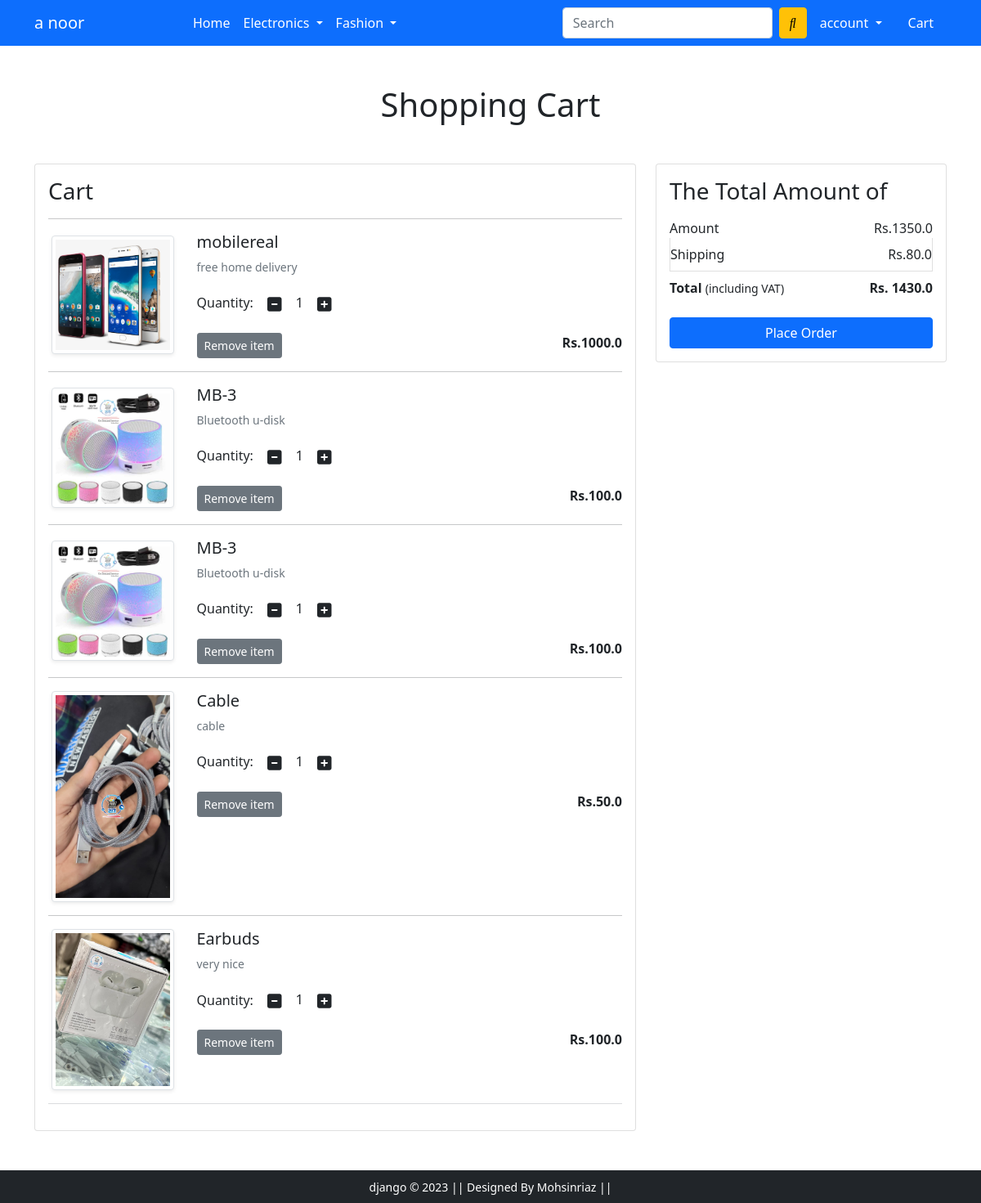
The app's page /cart/ (signed in) with its own data.
### shopping_app/models.py (models this page shows, shortened)
class Cart(models.Model):
    user=models.ForeignKey(User,on_delete=models.CASCADE)
    Product=models.ForeignKey(Product,on_delete=models.CASCADE)
    quantity=models.PositiveIntegerField(default=1)
    def __str__(self):
        return str(self.id)

class Product(models.Model):
    title=models.CharField(max_length=23)
    selling_price=models.CharField(max_length=12)
    discounted_price=models.FloatField()
    description=models.TextField(max_length=200)
    brand=models.CharField(max_length=12)
    category=models.CharField(choices=CATEGORY_CHOICES, max_length=2)
    product_image=models.ImageField(upload_to='productimage')

### shopping_app/views.py (the view)
# urls.py: path('cart/',views.show_cart, name='showcart'),
@login_required
def show_cart(request):
    if request.user.is_authenticated:
        user=request.user
        cart=Cart.objects.filter(user=user)
        print(cart)
        amount=0.0
        shipping_amount=80.0
        total_amount=0.0
        cart_product=[p for p in Cart.objects.all() if p.user==user]
        print(cart_product)
        if cart_product :
            for p in cart_product:
                tempamount=(p.quantity*p.Product.discounted_price )
                amount += tempamount
                totalamount=amount+ shipping_amount
            return render(request, 'app/addtocart.html',{'cart':cart,'totalamount':totalamount,'amount':amount,'shipping_amount':shipping_amount})
        else:
            return render(request,'app/empty.html')

### shopping_app/templates/app/addtocart.html (shortened to what this page needs)
{% extends 'app/base.html' %}
{% load static %}
{% block main-content %}
<div class="container my-5">
 <div class="row">
  <h1 class="text-center mb-5">Shopping Cart</h1>
  <div class="col-sm-8">
  <div class="card">
   <div class="card-body">
    <h3>Cart</h3>
    {% for cart1 in cart %}
     <hr>
    <div class="row">
     <div class="col-sm-3 text-center
     align-self-center"><img src="{{cart1.Product.product_image.url}}" alt="" srcset="" class="img-fluid img-thumbnail shadow-sm" height="150" width="150"> </div>
     <div class="col-sm-9">
      <div>
       <h5>{{cart1.Product.title}}</h5>
       <p class="mb-2 text-muted small">{{cart1.Product.description}}</p>
       <div class="my-3">
        <label for="quantity">Quantity:</label>
        <a class="minus-cart btn" pid="{{cart1.Product.id}}"><i class="fas fa-minus-square fa-lg"></i></a>
          <span id="quantity">{{cart1.quantity}}</span>
        <a class="plus-cart btn" pid="{{cart1.Product.id}}"><i class="fas fa-plus-square fa-lg"></i></a>
       </div>
       <div class="d-flex justify-content-between">
        <a href="#" class="btn btn-sm btn-secondary mr-3 remove-cart"  pid="{{cart1.Product.id}}">Remove item </a>
        <p class="mb-0"><span><strong>Rs.{{cart1.Product.discounted_price}}</strong></span></p>
       </div>
      </div>
     </div>
    </div>
    {% endfor %}
    <hr class="text-muted">
   </div>
   </div>
  </div>
  <div class="col-sm-4">
   <div class="card">
    <div class="card-body">
      <h3>The Total Amount of</h3>
      <ul class="list-group">
       <li class="list-group-item d-flex justify-content-between align-items-center border-0 px-0 pb-0">Amount<span id='amount'>Rs.{{amount}}</span></li>
       <li class="list-group-item d-flex justify-content-between align-items-center px-0">Shipping<span>Rs.{{shipping_amount}} </span></li>
       <li class="list-group-item d-flex justify-content-between align-items-center border-0 px-0 mb-3">
        <div>
           <strong>Total</strong> <small>(including VAT)</small>
         </div>
         <span><strong>Rs. <strong id='totalamount'>{{totalamount}}</strong></strong></span>
       </li>
      </ul>
      <div class="d-grid"><a href="{% url 'checkout' %}" class="btn btn-primary">Place Order</a></div>
    </div>
   </div>
  </div>
 </div>
</div>
{% endblock main-content %}

### records on screen
Cart: Product.product_image (picture), Product "mobilereal", Product.description "free home delivery", quantity "1", Product.discounted_price "1000.0"
Cart: Product.product_image (picture), Product "MB-3", Product.description "Bluetooth u-disk", quantity "1", Product.discounted_price "100.0"
Cart: Product.product_image (picture), Product "MB-3", Product.description "Bluetooth u-disk", quantity "1", Product.discounted_price "100.0"
Cart: Product.product_image (picture), Product "Cable", Product.description "cable", quantity "1", Product.discounted_price "50.0"
Cart: Product.product_image (picture), Product "Earbuds", Product.description "very nice", quantity "1", Product.discounted_price "100.0"

### other values on screen
{{ amount }} "1350.0"
{{ shipping_amount }} "80.0"
{{ totalamount }} "1430.0"
